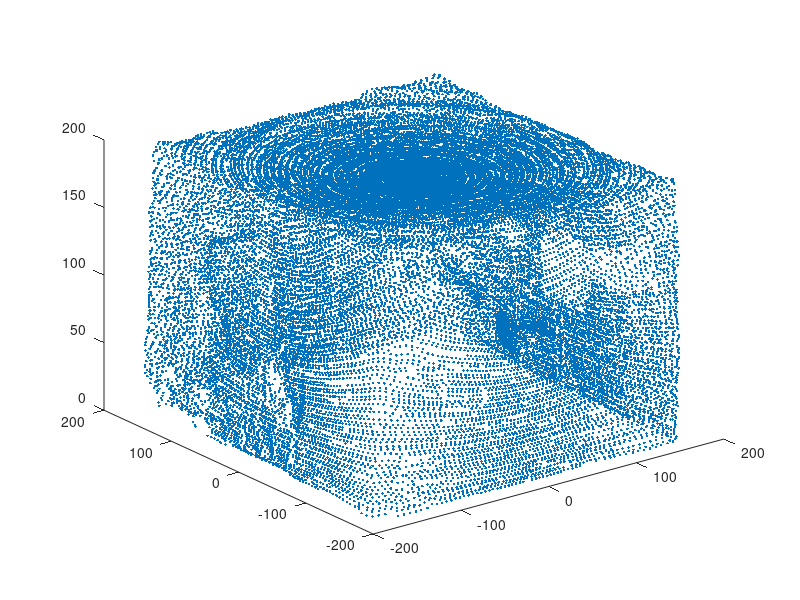

This chart was generated by the following MATLAB code:
clear
clc
% close all

pontos = importdata('3D1.TXT');
% pontos = pontos(1:17000, :);

rho = pontos(:,1);
theta = deg2rad(pontos(:,2) - 15);
phi = deg2rad(pontos(:,3));

x = rho .* sin(phi) .* cos(theta);
y = rho .* sin(phi) .* sin(theta);
z = rho .* cos(phi);

plot3(x, y, z, '.');